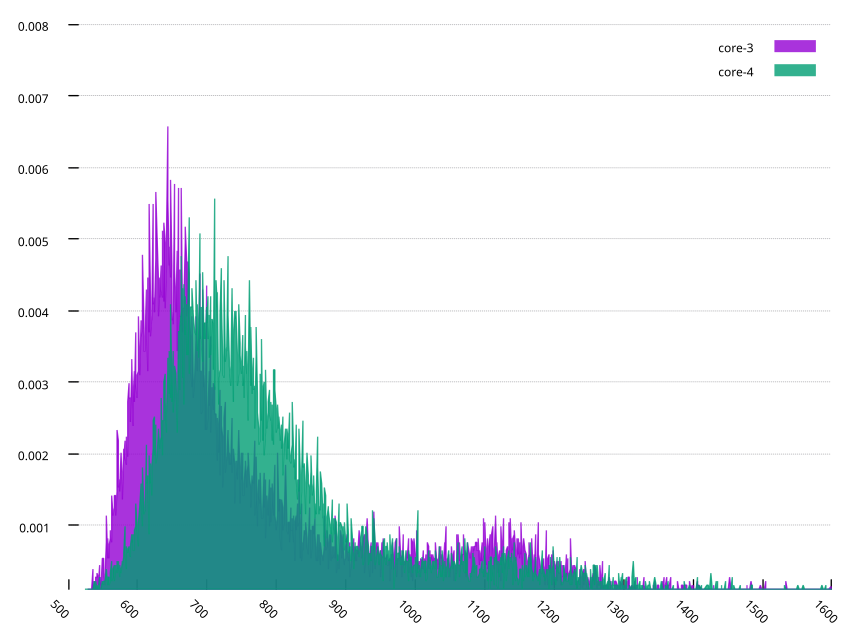

Here is the gnuplot script that generated this plot:
set boxwidth 1
set noborder
set grid ytics
set xrange [*:1600]
set xtics nomirror
set ytics nomirror
set xtics 100
set yrange [0.0001: 0.008]
set xtics rot by -45 offset -2, 0
# set xlabel "Latency({/symbol \155}s)"
# set ylabel "Probability Density"

datafile0 = 'core-3/p1-t4-m4/prio_0_freq.dat'
datafile1 = 'core-4/p1-t4-m4/prio_0_freq.dat'


set style fill transparent solid 0.8 border -2
plot datafile0 using 1:2 smooth frequency w filledcurves t "core-3", \
     datafile1 using 1:2 smooth frequency w filledcurves t "core-4", \
